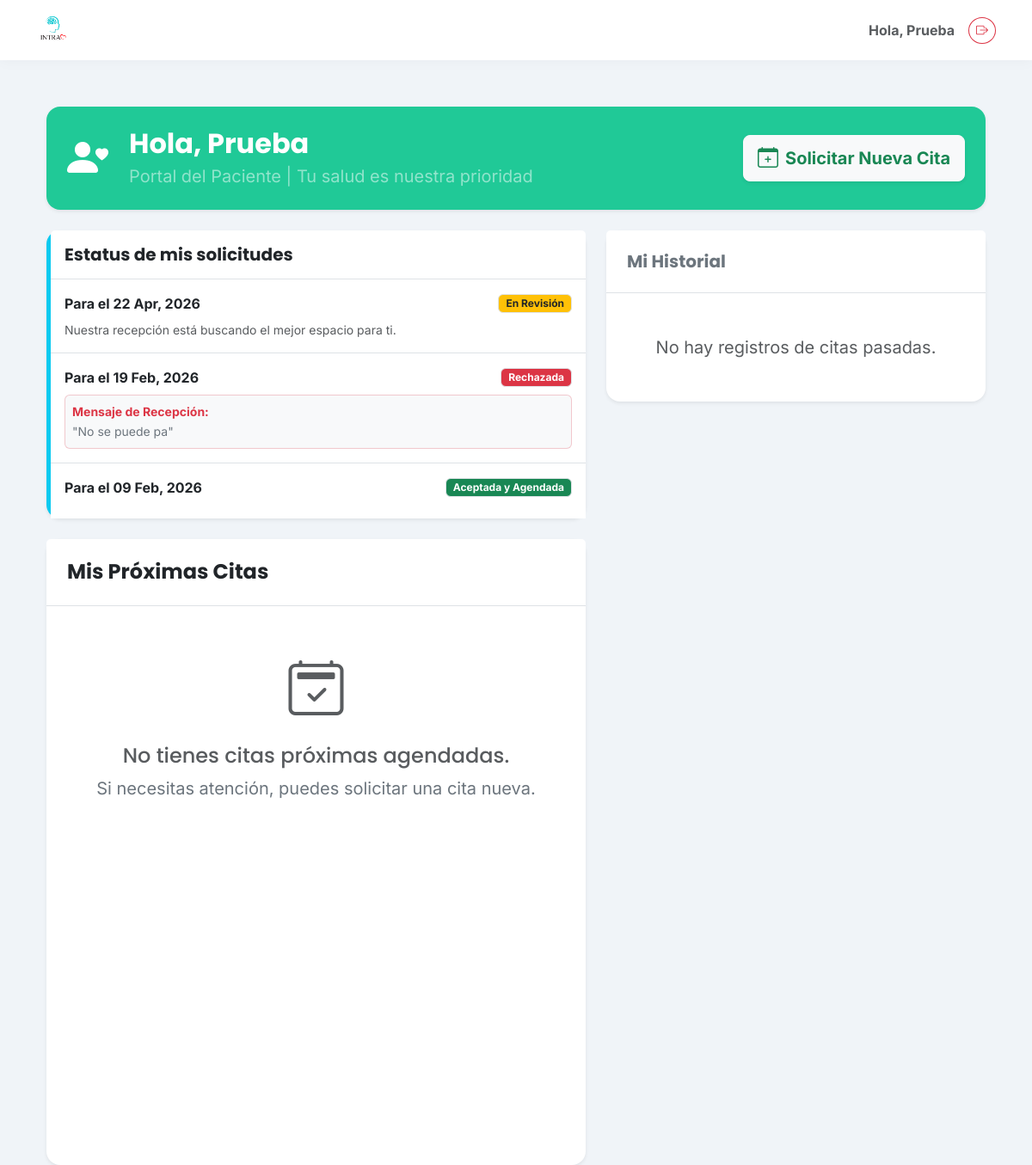
/mi-portal/ (signed in), run on an earlier commit of the app's database.
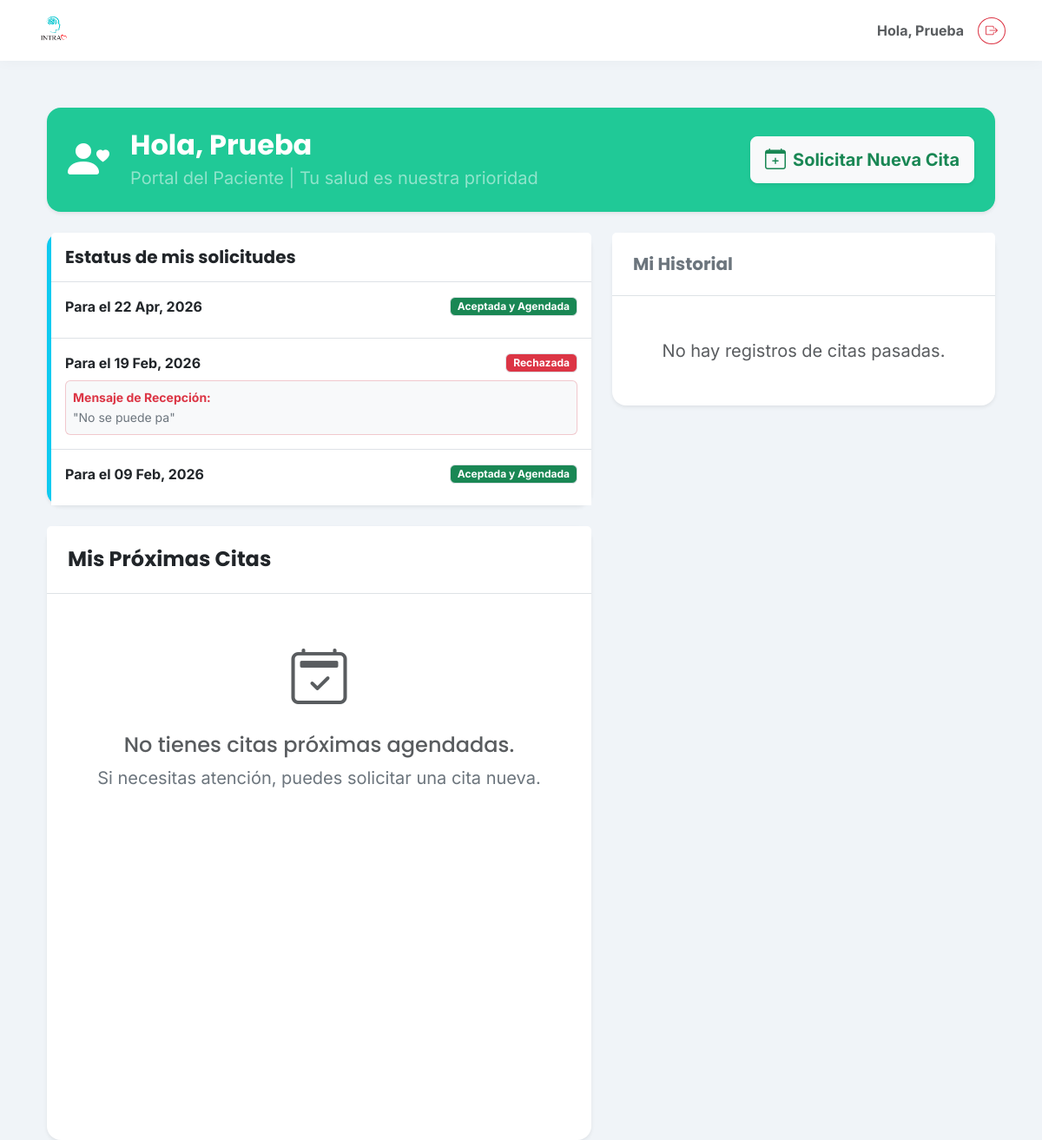
And on a later commit of the database.
### clinica/models.py (models this page shows, shortened)
class SolicitudCita(models.Model):
    ESTADOS = [
        ('pendiente', 'Pendiente'),
        ('aceptada', 'Aceptada'),
        ('rechazada', 'Rechazada'),
    ]
    paciente_nombre = models.CharField(max_length=150)
    telefono = models.CharField(max_length=20)
    fecha_deseada = models.DateField()
    hora_deseada = models.TimeField(null=True, blank=True)
    terapeuta = models.ForeignKey('Terapeuta', on_delete=models.SET_NULL, null=True, blank=True)
    notas_paciente = models.TextField(blank=True, null=True, help_text="Mensaje original del paciente")
    estado = models.CharField(max_length=20, choices=ESTADOS, default='pendiente')
    motivo_rechazo = models.TextField(blank=True, null=True, help_text="Razón enviada al paciente si se rechaza")
    fecha_creacion = models.DateTimeField(auto_now_add=True)

### clinica/views.py (the view)
# urls.py: path('mi-portal/', clinica_views.portal_paciente, name='portal_paciente'),
@login_required
def portal_paciente(request):
    if not hasattr(request.user, 'perfil_paciente'):
        return redirect('home')
    mi_perfil = request.user.perfil_paciente
    hoy = date.today()
    citas_proximas = Cita.objects.filter(
        paciente=mi_perfil,
        fecha__gte=hoy
    ).order_by('fecha', 'hora')
    historial = Cita.objects.filter(
        paciente=mi_perfil,
        fecha__lt=hoy
    ).order_by('-fecha', '-hora')
    mis_solicitudes = SolicitudCita.objects.filter(
        paciente_nombre=mi_perfil.nombre
    ).order_by('-fecha_creacion')[:5]
    context = {
        'paciente': mi_perfil,
        'citas_proximas': citas_proximas,
        'historial': historial,
        'mis_solicitudes': mis_solicitudes, # <--- Lo agregamos al paquete
    }
    return render(request, 'clinica/portal_paciente.html', context)

### clinica/templates/clinica/portal_paciente.html (shortened to what the changed rows need)
{% extends 'clinica/base.html' %}
{% block content %}
<div class="container-fluid py-4">
    <div class="row mb-4">
        <div class="col-12">
            <div class="card text-white shadow-sm border-0 rounded-4" style="background-color: #20c997;">
                <div class="card-body p-4 d-flex justify-content-between align-items-center flex-wrap gap-3">
                    <div class="d-flex align-items-center">
                        <div>
                            <h2 class="fw-bold mb-1">Hola, {{ paciente.nombre }}</h2>
                        </div>
                    </div>
                </div>
            </div>
        </div>
    </div>
    <div class="row g-4">
            <div class="col-lg-7">
            {% if mis_solicitudes %}
            <div class="card shadow-sm border-0 rounded-4 mb-4 border-start border-info border-5">
                <div class="card-body p-0">
                    <div class="list-group list-group-flush">
                        {% for solicitud in mis_solicitudes %}
                            <div class="list-group-item p-3">
                                <div class="d-flex justify-content-between align-items-center mb-2">
                                    <strong class="text-dark">Para el {{ solicitud.fecha_deseada|date:"d M, Y" }}</strong>
                                    {% if solicitud.estado == 'pendiente' %}
                                        <span class="badge bg-warning text-dark border px-2 py-1">En Revisión</span>
                                    {% elif solicitud.estado == 'aceptada' %}
                                        <span class="badge bg-success border px-2 py-1">Aceptada y Agendada</span>
                                    {% elif solicitud.estado == 'rechazada' %}
                                        <span class="badge bg-danger border px-2 py-1">Rechazada</span>
                                    {% endif %}
                                </div>
                                {% if solicitud.estado == 'pendiente' %}
                                    <small class="text-muted d-block mt-1">Nuestra recepción está buscando el mejor espacio para ti.</small>
                                {% endif %}
                            </div>
                        {% endfor %}
                    </div>
                </div>
            </div>
            {% endif %}
        </div>
    </div>
</div>
{% endblock %}

What changed in the data, as far as the page shows it:
changed SolicitudCita "22 Apr, 2026": estado "En Revisión Nuestra recepción está buscando el mejor espacio para ti." → "Aceptada y Agendada"
